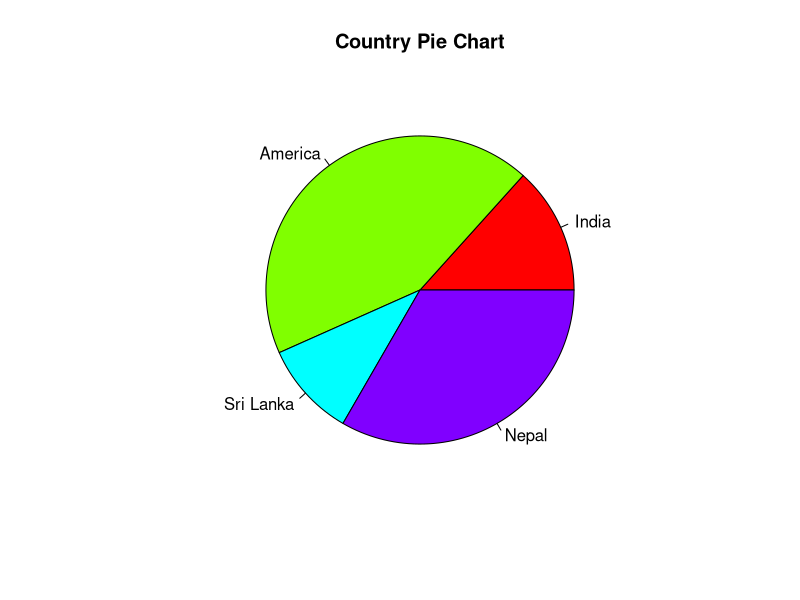

The R source for this figure:
# ============================================================
# Program 1: Pie Chart - Country Distribution
# ============================================================
# Description: Creates a pie chart showing country-wise data
#              using base R graphics with rainbow colors.
# Output: title_color.jpg
# ============================================================

x <- c(20, 65, 15, 50)
labels <- c("India", "America", "Sri Lanka", "Nepal")

png(file = "outputs/title_color.png")
pie(x, labels, main = "Country Pie Chart", col = rainbow(length(x)))
dev.off()

cat("Pie chart saved to outputs/title_color.png\n")
